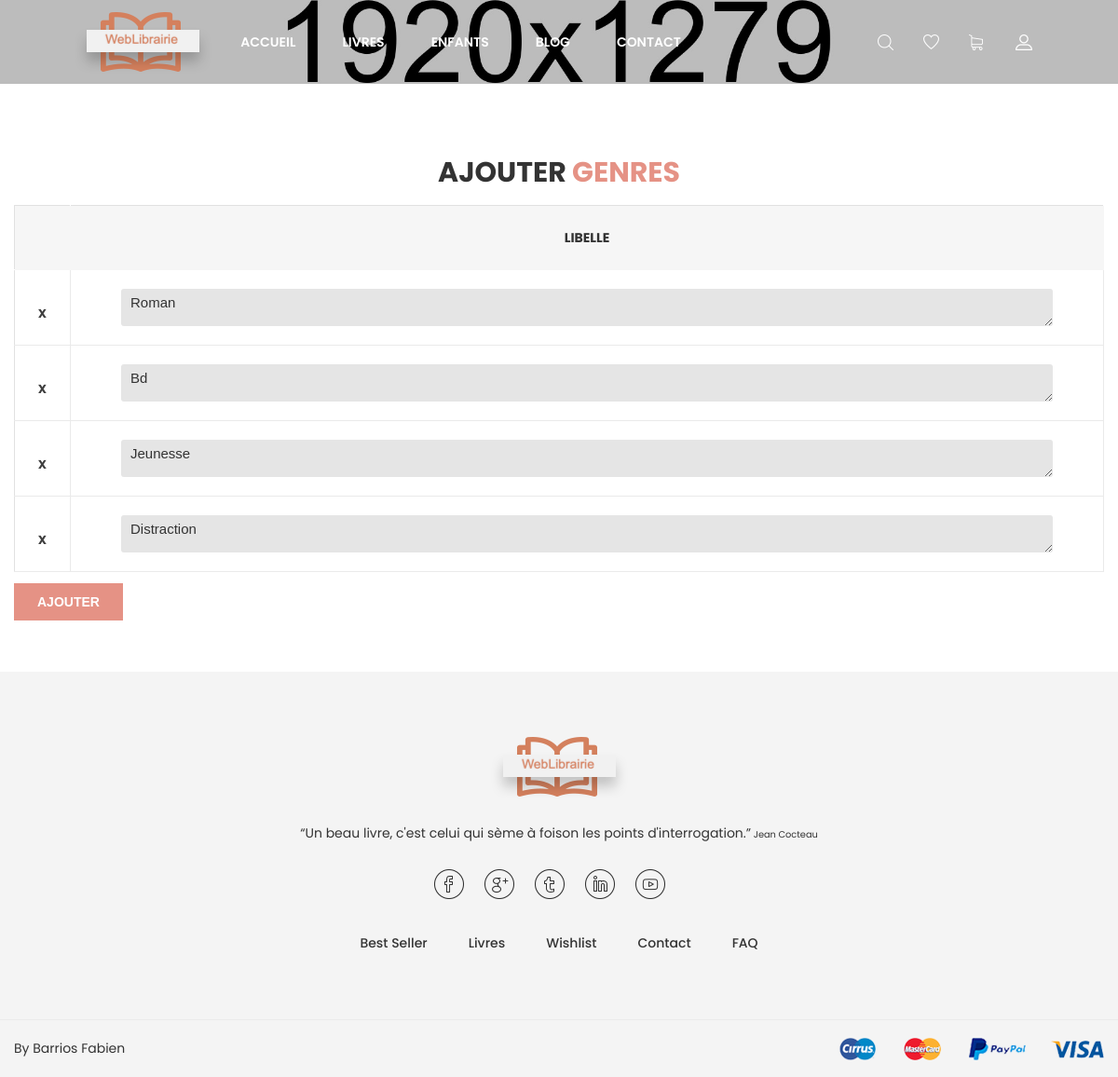
/v3/ajouterGenre.php, run on the app's committed database.
### tables this page shows
CREATE TABLE `GENRE` (
  `ID` int(11) NOT NULL,
  `LIBELLE` varchar(250) NOT NULL
);

### v3/Fonctions.php (called while the page is built, shortened)
<?php
function connectDB(){
    try{
        $db = new PDO('mysql:host=localhost;dbname=WeblibrairieVVA;charset=utf8', 'root', 'root');
        return $db;
    }
    catch (Exception $e){
        die('Erreur : '.$e->getMessage());
    }
}
function getAjouterGenre(){
    $link = connectDB();
    $req = $link->query("select * from GENRE");
    return $req;
}
?>

### v3/ajouterGenre.php (the view, shortened to what this page needs)
<!doctype html>
<html class="no-js" lang="zxx">
<head>
    <link rel="stylesheet" href="css/bootstrap.min.css">
    <link rel="stylesheet" href="css/plugins.css">
    <link rel="stylesheet" href="style.css">
    <link rel="stylesheet" href="css/custom.css">
    <?php include_once('Fonctions.php'); ?>
</head>
<body>
<div class="wrapper" id="wrapper">
    <header id="wn__header" class="oth-page header__area header__absolute sticky__header">
        <div class="container-fluid">
            <div class="row">
                <div class="col-md-6 col-sm-6 col-6 col-lg-2">
                    <div class="logo">
                        <a href="index.php">
                            <img src="images/logo/logo.png" alt="logo images">
                        </a>
                    </div>
                </div>
                <div class="col-lg-8 d-none d-lg-block">
                    <nav class="mainmenu__nav">
                        <ul class="meninmenu d-flex justify-content-start">
                            <li class="drop with--one--item"><a href="index.php">Accueil</a></li>
                            <li class="drop"><a href="shop-grid.php?categorie=Tout">Livres</a>
                            </li>
                            <li class="drop"><a href="shop-grid.php?categorie=Enfants">Enfants</a>
                            </li>
                            <li class="drop"><a href="blog.html">Blog</a>
                            </li>
                            <li><a href="contact.html">Contact</a></li>
                        </ul>
                    </nav>
                </div>
                <div class="col-md-6 col-sm-6 col-6 col-lg-2">
                    <ul class="header__sidebar__right d-flex justify-content-end align-items-center">
                        <li class="shop_search"><a class="search__active" href="#"></a></li>
                        <?php if(!isset($_SESSION['Usercompte'])): ?>
                        <li class="wishlist"><a href="wishlist.php"></a></li>
                        <li class="shopcart"><a class="cartbox_active" href=""></a>
                            <?php endif; ?>
                        </li>
                        <li class="setting__bar__icon"><a class="setting__active" href="#"></a>
                        </li>
                    </ul>
                </div>
            </div>
        </div>
    </header>
    <div class="ht__bradcaump__area bg-image--6" style="padding-top: 45px; padding-bottom: 45px;">
    </div>
    <section class="my_account_area pt--80 pb--55 bg--white">
        <div class="container">
            <div class="row">
                <div class="col-lg-12">
                    <div class="section__title text-center">
                        <h2 class="title__be--2">Ajouter <span class="color--theme">Genres</span></h2>
                    </div>
                </div>
            </div>
            <div id="tablePanier" class="table-content wnro__table table-responsive">
                <table id="tableLivre">
                    <thead>
                    <tr class="title-top">
                        <th></th>
                        <th class="product-thumbnail">LIBELLE</th>
                    </tr>
                    </thead>
                    <tbody>
                    <?php $nb_liens=0; $link = connectDB(); ?>
                    <?php $genre = getAjouterGenre(); ?>
                    <?php foreach ($genre as $data):?>
                        <?php $nb_liens++; ?>
                        <tr id="idTr_<?= $nb_liens ?>">
                            <td class="product-remove"><a onclick="del('idLigne_<?php echo $nb_liens ?>', 'idTr_<?= $nb_liens ?>')" style="margin-right: 10px; cursor: pointer;">X</a></td>
                            <td><textarea onclick="save(this.id, <?php echo $nb_liens ?>, true);" id="genre_<?php echo $nb_liens ?>" style="width: 1000px; background: #e5e5e5 none repeat scroll 0 0; border: medium none; border-radius: 3px; color: #333; font-size: 15px; font-weight: normal; height: 40px; padding: 0 5px 0 10px;"><?= $data['LIBELLE'] ?></textarea></td>
                        </tr>
                    <?php endforeach; ?>
                    </tbody>
                </table>
            </div>
            <button id="btnAjouterLigne" class="tocart" title="Ajouter" style="margin-top: 1%; background: #e59285 none repeat scroll 0 0; border: 0 none; color: #fff; font-size: 14px; font-weight: 600; height: 40px; line-height: 40px; padding: 0 25px; text-transform: uppercase;">Ajouter</button>
        </div>
    </section>
    <footer id="wn__footer" class="footer__area bg__cat--8 brown--color">
        <div class="footer-static-top">
            <div class="container">
                <div class="row">
                    <div class="col-lg-12">
                        <div class="footer__widget footer__menu">
                            <div class="ft__logo">
                                <a href="index.php">
                                    <img src="images/logo/3.png" alt="logo">
                                </a>
                                <p>“Un beau livre, c'est celui qui sème à foison les points d'interrogation.”<span style="font-size: 70%;"> Jean Cocteau</span></p>
                            </div>
                            <div class="footer__content">
                                <ul class="social__net social__net--2 d-flex justify-content-center">
                                    <li><a href="#"><i class="bi bi-facebook"></i></a></li>
                                    <li><a href="#"><i class="bi bi-google"></i></a></li>
                                    <li><a href="#"><i class="bi bi-twitter"></i></a></li>
                                    <li><a href="#"><i class="bi bi-linkedin"></i></a></li>
                                    <li><a href="#"><i class="bi bi-youtube"></i></a></li>
                                </ul>
                                <ul class="mainmenu d-flex justify-content-center">
                                    <li><a href="shop-grid.php?categorie=Best">Best Seller</a></li>
                                    <li><a href="shop-grid.php?categorie=Tout">Livres</a></li>
                                    <?php if(isset($_SESSION['Usercompte'])): ?>
                                        <li><a href="wishlist.php">Wishlist</a></li>
                                    <?php else: ?>
                                        <li><a href="my-account.php">Wishlist</a></li>
                                    <?php endif; ?>
                                    <li><a href="contact.php">Contact</a></li>
                                    <li><a href="faq.html">FAQ</a></li>
                                </ul>
                            </div>
                        </div>
                    </div>
                </div>
            </div>
        </div>
        <div class="copyright__wrapper">
            <div class="container">
                <div class="row">
                    <div class="col-lg-6 col-md-6 col-sm-12">
                        <div class="copyright">
                            <div class="copy__right__inner text-left">
                                <p>By Barrios Fabien</p>
                            </div>
                        </div>
                    </div>
                    <div class="col-lg-6 col-md-6 col-sm-12">
                        <div class="payment text-right">
                            <img src="images/icons/payment.png" alt="" />
                        </div>
                    </div>
                </div>
            </div>
        </div>
    </footer>
</div>
</body>
</html>

### data on the page
genre: LIBELLE "Roman"
genre: LIBELLE "Bd"
genre: LIBELLE "Jeunesse"
genre: LIBELLE "Distraction"
